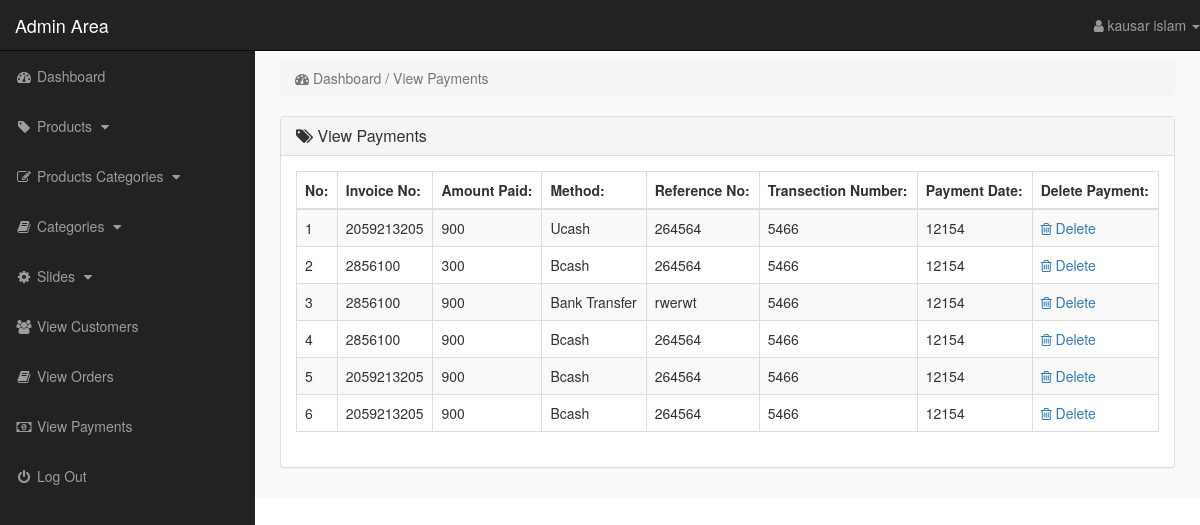
The page /admin_area/index.php?view_payments (signed in) on the database its author committed.
### tables this page shows
CREATE TABLE `payments` (
  `payment_id` int(100) NOT NULL,
  `invoice_no` int(100) NOT NULL,
  `amount` int(100) NOT NULL,
  `payment_mode` text NOT NULL,
  `trans_no` text NOT NULL,
  `code` text NOT NULL,
  `payment_date` text NOT NULL
);

### admin_area/view_payments.php (the view)
<?php
    if(!isset($_SESSION['admin_email'])){
        echo "<script>window.open('login.php','_self')</script>";
    }else{
?>
<div class="row">
    <div class="col-lg-12">
        <ol class="breadcrumb">
            <li class="active">
                <i class="fa fa-dashboard"></i> Dashboard / View Payments
            </li>
        </ol>
    </div>
</div>
<div class="row">
    <div class="col-lg-12">
        <div class="panel panel-default">
            <div class="panel-heading">
               <h3 class="panel-title">
                   <i class="fa fa-tags"></i>  View Payments
               </h3>
            </div>
            <div class="panel-body">
                <div class="table-responsive">
                    <table class="table table-striped table-bordered table-hover">
                        <thead>
                            <tr>
                                <th> No: </th>
                                <th> Invoice No: </th>
                                <th> Amount Paid: </th>
                                <th> Method: </th>
                                <th> Reference No: </th>
                                <th> Transection Number: </th>
                                <th> Payment Date: </th>
                                <th> Delete Payment: </th>
                            </tr>
                        </thead>
                        <tbody>
                            <?php
                                $i=0;
                                $get_payments = "select * from payments";
                                $run_payments = mysqli_query($con,$get_payments);
                                while($row_payments=mysqli_fetch_array($run_payments)){
                                    $payment_id = $row_payments['payment_id'];
                                    $invoice_no = $row_payments['invoice_no'];
                                    $amount = $row_payments['amount'];
                                    $payment_mode = $row_payments['payment_mode'];
                                    $ref_no = $row_payments['trans_no'];
                                    $code = $row_payments['code'];
                                    $payment_date = $row_payments['payment_date'];
                                    $i++;
                            ?>
                            <tr>
                                <td> <?php echo $i; ?> </td>
                                <td> <?php echo $invoice_no; ?> </td>
                                <td> <?php echo $amount; ?></td>
                                <td> <?php echo $payment_mode; ?> </td>
                                <td> <?php echo $ref_no; ?></td>
                                <td> <?php echo $code; ?> </td>
                                <td> <?php echo $payment_date; ?> </td>
                                <td>
                                     <a href="index.php?delete_payment=<?php echo $payment_id; ?>">
                                        <i class="fa fa-trash-o"></i> Delete
                                     </a>
                                </td>
                            </tr>
                            <?php } ?>
                        </tbody>
                    </table>
                </div>
            </div>
        </div>
    </div>
</div>
<?php } ?>

### admin_area/includes/sidebar_stuff.php (shortened to what this page needs)
<?php
    if(!isset($_SESSION['admin_email'])){
        echo "<script>window.open('login.php','_self')</script>";
    }else{
?>
<nav class="navbar navbar-inverse navbar-fixed-top">
    <div class="navbar-header">
        <a href="index.php?dashboard" class="navbar-brand">Admin Area</a>
    </div>
    <ul class="nav navbar-right top-nav">
        <li class="dropdown">
            <a href="#" class="dropdown-toggle" data-toggle="dropdown">
                <i class="fa fa-user"></i> <?php echo $admin_name; ?> <b class="caret"></b>
            </a>
        </li>
    </ul>
    <div class="collapse navbar-collapse navbar-ex1-collapse">
        <ul class="nav navbar-nav side-nav">
            <li>
                <a href="index.php?dashboard">
                        <i class="fa fa-fw fa-dashboard"></i> Dashboard
                </a>
            </li>
            <li>
                <a href="#" data-toggle="collapse" data-target="#products">
                        <i class="fa fa-fw fa-tag"></i> Products
                        <i class="fa fa-fw fa-caret-down"></i>
                </a>
            </li>
            <li>
                <a href="#" data-toggle="collapse" data-target="#p_cat">
                        <i class="fa fa-fw fa-edit"></i> Products Categories
                        <i class="fa fa-fw fa-caret-down"></i>
                </a>
            </li>
            <li>
                <a href="#" data-toggle="collapse" data-target="#cat">
                        <i class="fa fa-fw fa-book"></i> Categories
                        <i class="fa fa-fw fa-caret-down"></i>
                </a>
            </li>
            <li>
                <a href="#" data-toggle="collapse" data-target="#slides">
                        <i class="fa fa-fw fa-gear"></i> Slides
                        <i class="fa fa-fw fa-caret-down"></i>
                </a>
            </li>
            <li>
                <a href="index.php?view_customers">
                    <i class="fa fa-fw fa-users"></i> View Customers
                </a>
            </li>
            <li>
                <a href="index.php?view_orders">
                    <i class="fa fa-fw fa-book"></i> View Orders
                </a>
            </li>
            <li>
                <a href="index.php?view_payments">
                    <i class="fa fa-fw fa-money"></i> View Payments
                </a>
            </li>
            <li>
                <a href="logout.php">
                    <i class="fa fa-fw fa-power-off"></i> Log Out
                </a>
            </li>
        </ul>
    </div>
</nav>
<?php } ?>

### admin_area/css/style.css (style rules this page uses)
body { margin-top: 100px; }
@media (min-width: 768px) { body { margin-top: 50px; } }
.top-nav { 0 15px; }
.top-nav>li { float: left; display: inline-block; }
.top-nav>li>a { color: #999999; line-height: 20px; padding-top: 15px; padding-bottom: 15px; }
@media (min-width: 768px) { .side-nav { position: fixed; top: 51px; bottom: 0; width: 255px; overflow-y: auto; overflow-x: hidden; background-color: #222222; padding-bottom: 40px; border-radius: 0; } }
@media (min-width: 768px) { .side-nav>li>a { width: 255px; } }
.panel-body { border-radius: 5px; }

### rows shown on the page
payments: invoice_no "2059213205", amount "900", payment_mode "Ucash", trans_no "264564", code "5466", payment_date "12154"
payments: invoice_no "2856100", amount "300", payment_mode "Bcash", trans_no "264564", code "5466", payment_date "12154"
payments: invoice_no "2856100", amount "900", payment_mode "Bank Transfer", trans_no "rwerwt", code "5466", payment_date "12154"
payments: invoice_no "2856100", amount "900", payment_mode "Bcash", trans_no "264564", code "5466", payment_date "12154"
payments: invoice_no "2059213205", amount "900", payment_mode "Bcash", trans_no "264564", code "5466", payment_date "12154"
payments: invoice_no "2059213205", amount "900", payment_mode "Bcash", trans_no "264564", code "5466", payment_date "12154"

### other values the page prints
$admin_name "kausar islam"
